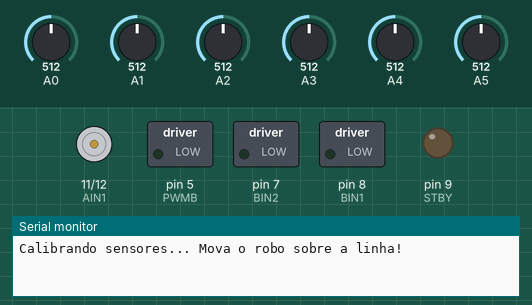
Simulated run of this sketch. Board: Arduino Uno, built with avr-gcc and run on an emulated ATmega328P. Parts: motor-driver pin pairs drawn as motors (green arrow = first pin HIGH = forward, orange = second pin HIGH = backward, longer = more drive, scaled by the enable pin, stopped while the standby pin is LOW), switched loads named in the sketch (green lamp = pin HIGH), output pins drawn as LEDs (lit = HIGH), the last lines printed to the serial monitor. The test bench sets the inputs (shaded band); at power-on: A4 = 512, A2 = 512, A5 = 512, A0 = 512, A1 = 512, A3 = 512.

Above: at 0.1 s.
At 4.6 s:
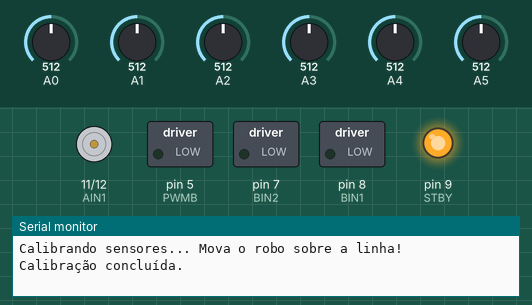
At 9.7 s:
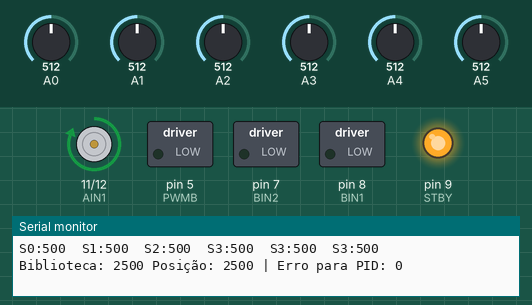
9.8 s: A4 set to 482
15.8 s: A2 set to 532
18.8 s: A2 set to 559
20.3 s: A5 set to 503
Timing chart, 0 to 23.3 s (numbered marks = the images above; inputs shaded):
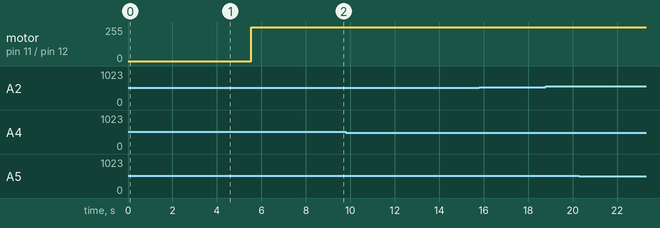

The sketch:

v5.ino
```cpp
#include <QTRSensors.h>

// Quantos sensores há
#define NUM_SENSORS            6
// Quantas leituras os sensores irão fazer para fazer uma média e retornar um valor
#define NUM_SAMPLES_PER_SENSOR  4
// Pino digital que controla os LED'S
#define EMITTER_PIN             2

QTRSensors qtra;
// Serve pra passar todos os valores do sensor de uma vez
uint16_t sensorValues[NUM_SENSORS];

#define STBY 9

// Motor A - Direito
const int PWMA = 13;
const int AIN1 = 11;
const int AIN2 = 12;

// Motor B - Esquerdo
const int PWMB = 5;
const int BIN1 = 8;
const int BIN2 = 7;

const int VELOCIDADE = 150; // 0 a 255

void setup()
{
  Serial.begin(9600);

  // Define o tipo dos sensores como analógicos
  qtra.setTypeAnalog();
  // Inicializa os sensores, definindo sua posição no array e quantidade
  qtra.setSensorPins((const uint8_t[]){A0, A1, A2, A3, A4, A5}, NUM_SENSORS);
  // Inicializa a quantidade de leituras
  qtra.setSamplesPerSensor(NUM_SAMPLES_PER_SENSOR);
  //
  qtra.setEmitterPin(EMITTER_PIN);

  // Coloca os pinos como SAÍDA/ENTRADA (Neste caso, somente entrada)
  pinMode(STBY, OUTPUT);
  pinMode(PWMA, OUTPUT);
  pinMode(AIN1, OUTPUT);
  pinMode(AIN2, OUTPUT);
  pinMode(PWMB, OUTPUT);
  pinMode(BIN1, OUTPUT);
  pinMode(BIN2, OUTPUT);

  // Realiza a calibração do sensor e acende led do arduino para indicação visual da calibração
  // Importante para a biblioteca calcular a posição da linha posteriormente
  pinMode(LED_BUILTIN, OUTPUT);
  digitalWrite(LED_BUILTIN, HIGH);

  Serial.println("Calibrando sensores... Mova o robo sobre a linha!");
  // Os sensores devem ser passados manualmente para lá e para cá sobre a linha e o fundo
  for (uint16_t i = 0; i < 100; i++) {
    qtra.calibrate();
    delay(20);
  }

  digitalWrite(LED_BUILTIN, LOW); // Apaga o LED indicando que a calibração terminou
  Serial.println("Calibração concluída.");

  digitalWrite(STBY, HIGH); // Tira a ponte H do standby

  delay(1000);
}

void loop()
{
  // Funcção da biblioteca que lê a posição da linha preta em fundo branco
  uint16_t position = qtra.readLineBlack(sensorValues);

  // Teste de sensores, para descobrir quais estão funcionando e sua posição no array e Hardware
  Serial.print(F("S0:"));
  Serial.print(sensorValues[0]); //

  Serial.print(F("  S1:"));
  Serial.print(sensorValues[1]); //

  Serial.print(F("  S2:"));
  Serial.print(sensorValues[2]); //

  Serial.print(F("  S3:"));
  Serial.print(sensorValues[3]); //

  Serial.print(F("  S3:"));
  Serial.print(sensorValues[4]); //

  Serial.print(F("  S3:"));
  Serial.print(sensorValues[5]); //

  Serial.print("    Biblioteca: ");
  Serial.print(position);

  // O valor da posição varia de 0 a (N_sensores - 1) * 1000.
  // Para 8 sensores, o valor vai de 0 a 7000. Portanto, o centro perfeito é 3500.
  // No caso de 4 sensores, vai de 0 a 3000. Centro: 1500.
  // Para 6 sensores, vai de 0 a 5000

  int centro = 2500;
  int intervalo = 700;
  int error = position - centro;
  int sensoresCentro = (sensorValues[1]+sensorValues[2]+sensorValues[3]+sensorValues[4])/4;
  int sensoresExtremos = (sensorValues[0]+sensorValues[5])/2;

  // Mostra os valores no Monitor Serial
  Serial.print(" Posição: ");
  Serial.print(position);
  Serial.print(" | Erro para PID: ");
  Serial.println(error);

//   Bloco simples de IFs para testar a leitura da posição.
//   Ele vai para a esquerda ou para direita com no mínimo um desvio de valor 500.
//   Mantém-se em linha reta se estiver no intervalo central (2000-3000).
  if(sensoresCentro < 50 && sensoresExtremos < 500)
    moverFrente();
  else {
    if (position < centro-intervalo) {
      virarEsquerda();
    } else if(position > centro+intervalo) {
      virarDireita();
    }
    else {
      moverFrente();
    }
  }

//    if(position > 3000 && position < 4000)
//      moverFrente();
//    else
//      virarEsquerda();
//      delay(200);
//    }
}

  // AIN1      	AIN2   	O que acontece
  // HIGH	      LOW	    Gira num sentido (Frente)
  // LOW	      HIGH	  Gira no sentido oposto (Trás)
  // LOW	      LOW	    Motor "solto" (roda livre, sem força nenhuma — para por inércia/atrito)
  // Seria interessante talvez utilizar o LOW LOW e/ou o HIGH HIGH em momentos de curva?
  // HIGH	      HIGH	  Freio curto ("short brake")

void moverFrente() {
  // Motor Esquerdo (A) para frente
  digitalWrite(AIN1, HIGH);
  digitalWrite(AIN2, LOW);
  analogWrite(PWMA, VELOCIDADE);

  // Motor Direito (B) para frente
//  digitalWrite(BIN1, HIGH);
//  digitalWrite(BIN2, LOW);
//  analogWrite(PWMB, VELOCIDADE);
}

void moverTras() {
  // Motor Esquerdo (A) para trás
  digitalWrite(AIN1, LOW);
  digitalWrite(AIN2, HIGH);
  analogWrite(PWMA, VELOCIDADE);

  // Motor Direito (B) para trás
  digitalWrite(BIN1, LOW);
  digitalWrite(BIN2, HIGH);
  analogWrite(PWMB, VELOCIDADE);
}

void virarDireita(){
  // Motor Esquerdo (A) para frente
  digitalWrite(AIN1, HIGH);
  digitalWrite(AIN2, LOW);
  analogWrite(PWMA, VELOCIDADE);

  // Motor Direito (B) para trás
  digitalWrite(BIN1, LOW);
  digitalWrite(BIN2, HIGH);
  analogWrite(PWMB, 90);
}

void virarEsquerda(){
  // Motor Direito (B) para frente
  digitalWrite(BIN1, HIGH);
  digitalWrite(BIN2, LOW);
  analogWrite(PWMB, VELOCIDADE);

  // Motor Esquerdo (A) para tras
  digitalWrite(AIN1, LOW);
  digitalWrite(AIN2, HIGH);
  analogWrite(PWMA, 90);
}

void pararMotores() {
  analogWrite(PWMA, 0);
  analogWrite(PWMB, 0);
}
```
